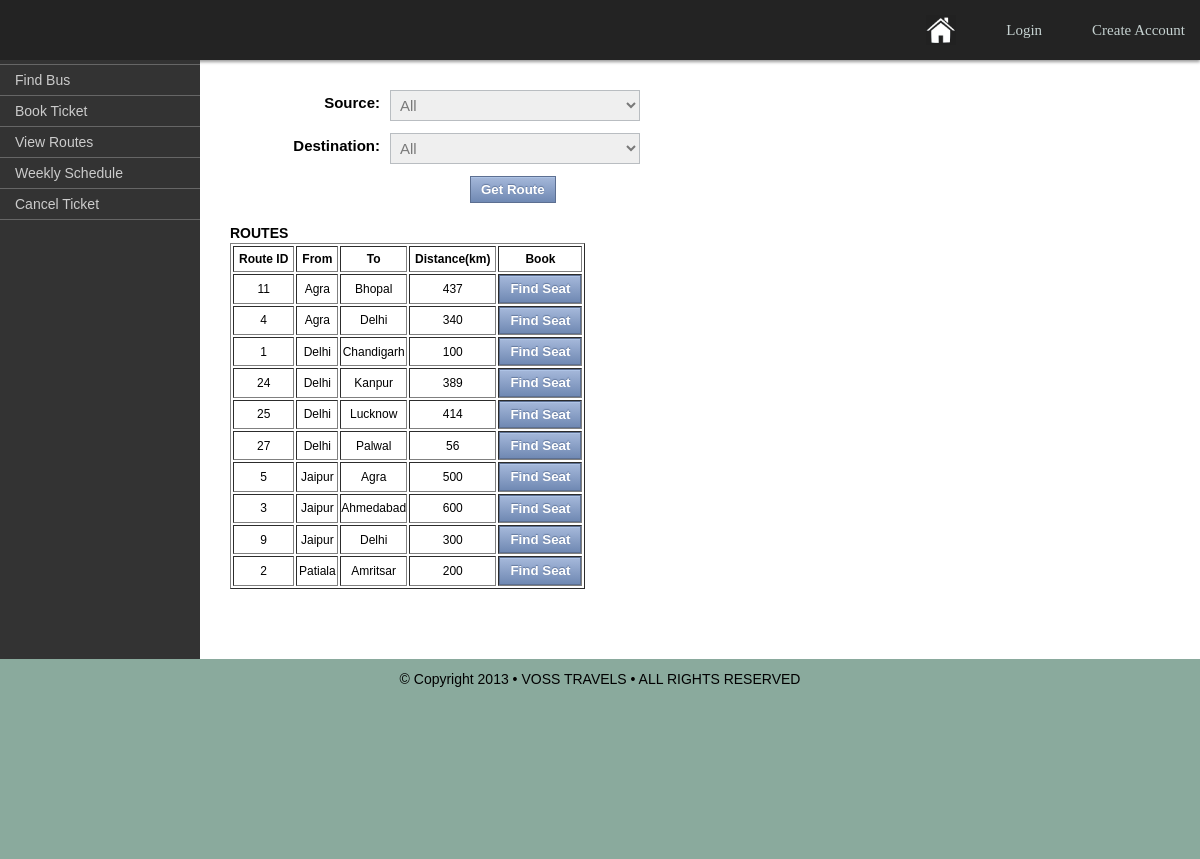
/client/view_route.php, run on the app's committed database.
### tables this page shows
CREATE TABLE IF NOT EXISTS `route` (
  `routeid` int(11) NOT NULL AUTO_INCREMENT,
  `source` varchar(40) NOT NULL,
  `destination` varchar(40) NOT NULL,
  `distance` int(11) DEFAULT NULL,
  PRIMARY KEY (`routeid`)
);

### client/view_route.php (the view, shortened to what this page needs)
<?php
	require_once './database_connect.php';
?>
<html>
<head>
<link href="./css/2net2.css" rel="stylesheet" type="text/css" />
<link href="./css/form_css.css" rel="stylesheet" type="text/css" />
</head>
<body>
		    <div id='topbar'>
		<ul>
		   <?php
				if ( isset($_SESSION['logged_in']) && $_SESSION['logged_in']==true )
				{	 echo"<li><a href='./css2_sign_out.php'><span>Sign Out</span></a>";
				}
				else if ( !isset($_SESSION['logged_in']) || $_SESSION['logged_in']==false )
                {	echo "<li><a href='./css2_create_account.php'>Create Account</a></li>";
					echo "<li><a href='./css2_sign_in.php'>Login</a></li>";
				}
			?>
		   <li class='active'><a href='0211.php'><img src="images/home-icon.jpg" width="30" height="30" style="margin-top:15px" background="#000"></a></li>
		</ul>
		</div>
<div id="tablestruct">
  <div id="row">
          <div class="sidebar2">
              <ul class="nav">
                 <li><a href="./css2_findbus.php">Find Bus</a></li>
                 <li><a href="./css2_bookticket1.php">Book Ticket</a></li>
                 <li><a href="./view_route.php">View Routes</a></li>
                 <li><a href="./view_schedule.php">Weekly Schedule</a></li>
                 <li><a href="./cancelticket.php">Cancel Ticket</a></li>
                </ul>
        </div>
	<div class="content">
	<?php
		$source_city = isset($_POST['source_city']) ? $_POST['source_city'] : '';
		$destination_city = isset($_POST['destination_city']) ? $_POST['destination_city'] : '';
		$number_of_routes=0;
		if($number_of_routes==0)
		{
			$route_query= "select * from route ORDER BY route.source, route.destination";
			$route_result = mysql_query($route_query, $db_connection) or die("query error". mysql_error());
		}
	?>
	<br>
	<form id="contactform" method="post" action="<?php echo htmlspecialchars($_SERVER["PHP_SELF"]);?>">
	<div class="field">
	<label for="source_city">Source:</label>
	<select name="source_city"  class="input2">
		<option value="" <?php if ($source_city=="") {echo "selected='selected'"; }?> >All</option>
	</select>
	</div>
	<div class="field">
	<label for="destination_city">Destination:</label>
	<select name="destination_city" class="input2">
		<option value="" <?php if ($destination_city=="") {echo "selected='selected'"; }?> >All</option>
	</select>
	</div>
	<input type="submit" name="get_route" value="Get Route" class="button" style="margin-left:270px"/>
	</form>
	<?php
	echo "<br><b>ROUTES</b><br>";
		echo "<table border='1' cellpadding='5'>
		<tr>
		<th>Route ID</th>
		<th> From </th>
		<th> To </th>
		<th> Distance(km) </th>
		<th>Book</th>
		</tr>";
			while($row = mysql_fetch_array($route_result))
			{	$routeid = $row["routeid"];
				$source = $row["source"];
				$destination = $row["destination"];
				$distance= $row["distance"];
				$source = ucfirst($source);
				$destination = ucfirst($destination);
				echo "<tr>";
				echo "<td>" . $routeid . "</td>";
				echo "<td>" . $source. "</td>";
				echo "<td>" . $destination. "</td>";
				echo "<td>" . $distance . "</td>";
				?>
				<form id="contactform" method="post" action="<?php echo htmlspecialchars($_SERVER["PHP_SELF"]);?>">
				<?php
					echo'<td><input type="submit" name="find_from_route" value="Find Seat"  class="button" style="width:100%" /></td>';
				echo'</form>';
				echo"</tr>";
			}
			echo"</table>";
	?>
<br>
<br>
<br>
</div>
</div>
</div>
<div class="footer">
<p align="center">&copy Copyright 2013 &bull;  VOSS TRAVELS &bull;  ALL RIGHTS RESERVED</p>
</div>
</body>
</html>

### client/css/2net2.css (style rules this page uses)
html, body { margin: 0; padding: 0; }
body { font-family: Verdana, Arial; font-size: 14px; line-height: 20px; background-color: #FFF; color: #000; }
table { margin-left: 30px; }
td,th { text-align: center; height:16px; font-size: 12px; }
th { padding: 5px; }
b { margin-left: 30px; }
ul, ol, dl { padding: 0; margin: 0; }
#tablestruct { display: table; }
#row { display: table-row; }
.sidebar2,.content { display: table-cell; }
.content { padding: 10px 0; width: 100%; height:383px; }
.sidebar2 { width: 17%; background-color: #333; padding-bottom: 10px; }
ul.nav { list-style: none; border-top: 1px solid #666; margin-bottom: 15px; }
ul.nav li { border-bottom: 1px solid #666; font-family: 90% 'Lucida Sans Unicode', 'Bitstream Vera Sans', 'Trebuchet Unicode MS', 'Lucida Grande', Verdana, Helvetica, sans-serif; }
ul.nav a, ul.nav a:visited { padding: 5px 5px 5px 15px; display: block; text-decoration: none; background-color: #333; color: #ccc; }
#topbar ul { margin: 0; padding: 0; }
#topbar li { margin: 0; padding: 0; }
#topbar a { margin: 0; padding: 0; }
#topbar ul { list-style: none; }
#topbar a { text-decoration: none; }
#topbar { height: 60px; background-color: #232323; box-shadow: 0px 2px 3px rgba(0, 0, 0, 0.4); }
#topbar > ul > li { float: right; margin-right: 15px; position: relative; }
#topbar > ul > li > a { color:#C5D1D0; font-family: Verdana, 'Lucida Grande'; font-size: 15px; line-height: 60px; margin-left:35px; -webkit-transition: color .15s; -moz-transition: color .15s; -o-transition: color .15s; transition: color .15s; }
.footer { padding: 10px 0; background-color:#8AAA9D; height:180px; color:#000; position: relative; clear: both; }

### client/css/form_css.css (style rules this page uses)
* { margin: 0; padding: 0; }
a { text-decoration: none; }
#contactform { width: 1000px; overflow:auto; }
.field { margin-bottom:12px; }
label { font-family: Arial, Verdana; display: block; float: left; font-weight: bold; margin-right:10px; text-align: right; width: 180px; line-height: 25px; font-size: 15px; }
.input2 { font-size: 15px; border: 1px solid #b9bdc1; padding: 5px; width: 250px; color: #797979; }
.button { font-weight: bold; line-height: 1; padding: 6px 10px; cursor:pointer; color: #fff; text-align: center; text-shadow: 0 -1px 1px #64799e; background: #a5b8da; background: -moz-linear-gradient(top, #a5b8da 0%, #7089b3 100%); background: -webkit-gradient(linear, 0% 0%, 0% 100%, from(#a5b8da), to(#7089b3)); border: 1px solid #5c6f91; -moz-box-shadow: inset 0 1px 0 0 #aec3e5; -webkit-box-shadow: inset 0 1px 0 0 #aec3e5; box-shadow: inset 0 1px 0 0 #aec3e5; }

### data on the page
route: routeid "11", source "Agra", destination "Bhopal", distance "437"
route: routeid "4", source "Agra", destination "Delhi", distance "340"
route: routeid "1", source "Delhi", destination "Chandigarh", distance "100"
route: routeid "24", source "Delhi", destination "Kanpur", distance "389"
route: routeid "25", source "Delhi", destination "Lucknow", distance "414"
route: routeid "27", source "Delhi", destination "Palwal", distance "56"
route: routeid "5", source "Jaipur", destination "Agra", distance "500"
route: routeid "3", source "Jaipur", destination "Ahmedabad", distance "600"
route: routeid "9", source "Jaipur", destination "Delhi", distance "300"
route: routeid "2", source "Patiala", destination "Amritsar", distance "200"
